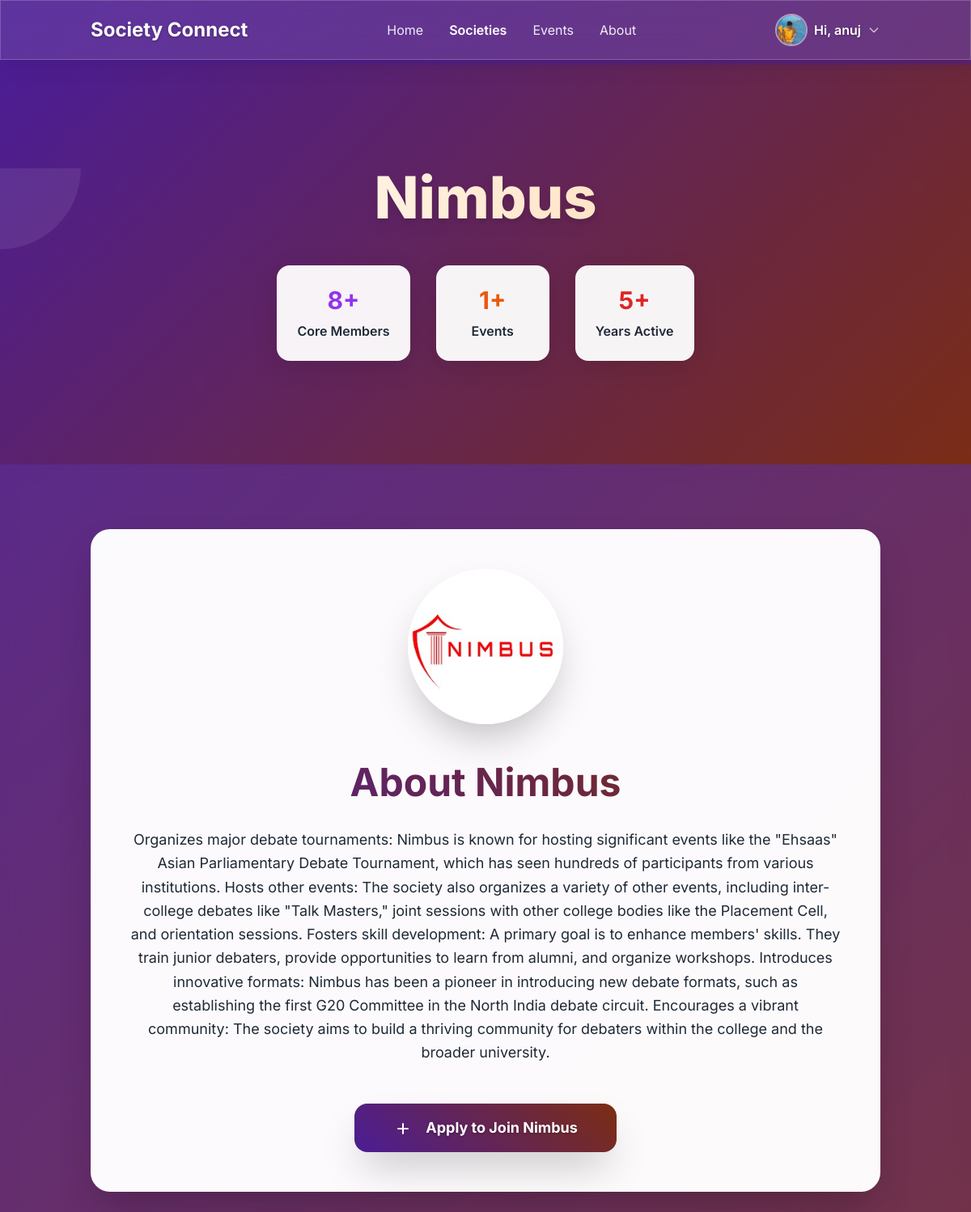
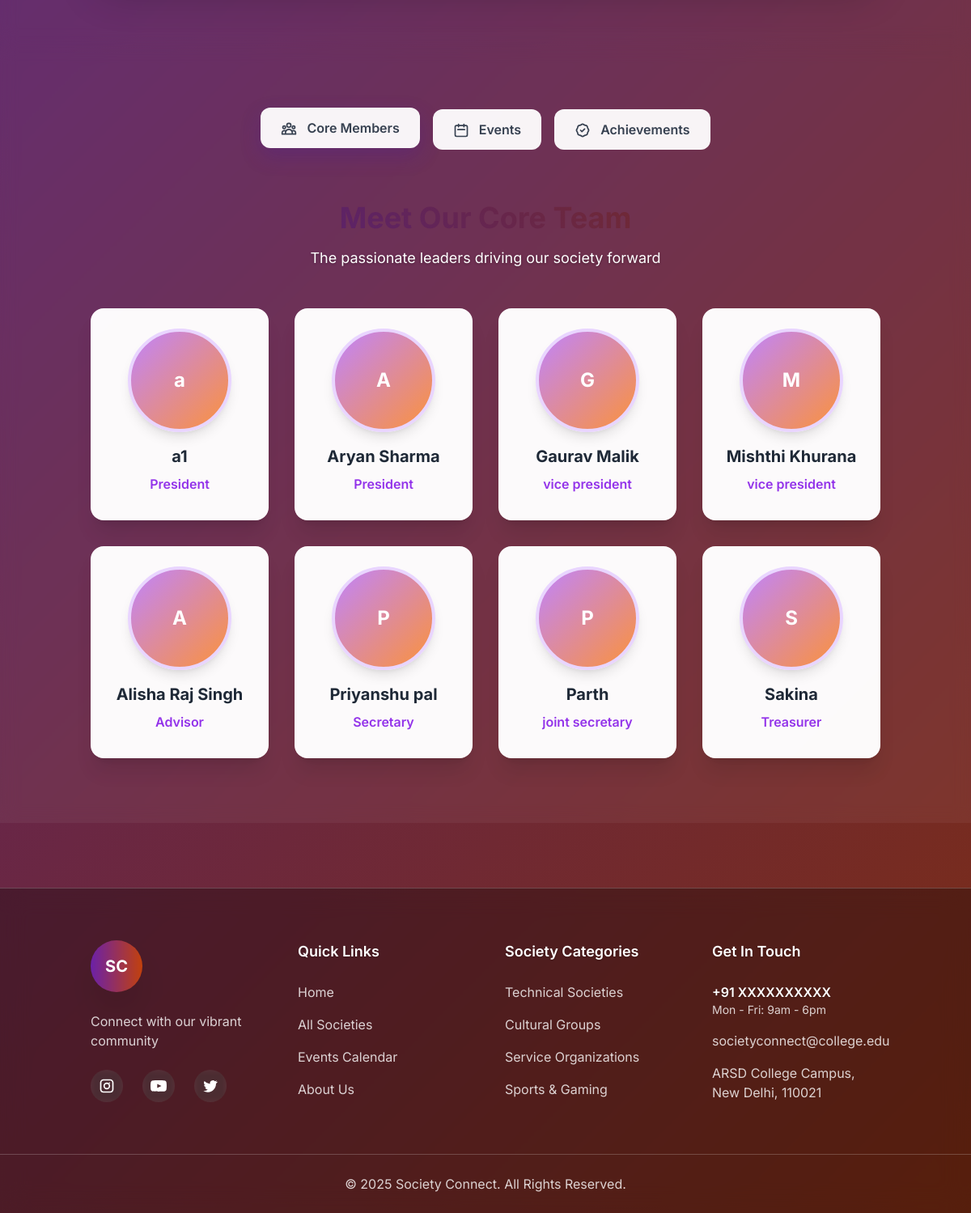
Screenshot of /societies/nimbus/ (signed in) with the database file from the repository (2 pictures, top to bottom).
### app1/models.py (models this page shows, shortened)
class Profile(models.Model):
    user = models.OneToOneField(User, on_delete=models.CASCADE, related_name="profile")
    photo = models.ImageField(upload_to="profiles/", blank=True, null=True)
    semester = models.CharField(max_length=20, blank=True, null=True)
    course = models.CharField(max_length=100, blank=True, null=True)
    updated_at = models.DateTimeField(default=timezone.now)

class Society(models.Model):
    name = models.CharField(max_length=200)
    description = models.TextField()
    main_description= models.TextField(blank=True, null=True)
    logo = models.ImageField(upload_to="society_images/", blank=True, null=True)
    main_image=models.ImageField(upload_to="society_images", blank=True, null=True)
    slug = models.SlugField(unique=True, blank=True)

class CoreMembers(models.Model):
    name=models.CharField(max_length=100)
    society=models.ForeignKey(Society, on_delete=models.CASCADE, related_name="core_members")
    role=models.CharField(max_length=50)
    photo=models.ImageField(upload_to="members/", blank=True, null=True)

### app1/views.py (the view)
# urls.py: path("societies/<slug:slug>/", views.society_detail, name="society_detail"),
def society_detail(request, slug):
    society=get_object_or_404(Society, slug=slug)
    return render(request, "app1/society_detail.html", {"society": society})

### app1/templates/app1/society_detail.html (shortened to what this page needs)
<!DOCTYPE html>
{% load static %}
<html lang="en" class="scroll-smooth">
<head>
    <script src="https://cdn.tailwindcss.com"></script>
</head>
<body class="text-gray-800">
    <header class="bg-white/10 backdrop-blur-lg fixed top-0 left-0 right-0 z-50 border-b border-white/20">
        <div class="container mx-auto px-6 py-4">
            <div class="flex items-center justify-between">
                <a href="{% url 'home' %}" class="text-2xl font-bold text-white-enhanced">Society Connect</a>
                <nav class="hidden md:flex items-center space-x-8">
                    <a href="{% url 'home' %}" class="text-white/90 hover:text-white transition text-shadow">Home</a>
                    <a href="{% url 'society_list' %}" class="text-white font-semibold text-shadow">Societies</a>
                    <a href="{% url 'events_list' %}" class="text-white/90 hover:text-white transition text-shadow">Events</a>
                    <a href="{% url 'about' %}" class="text-white/90 hover:text-white transition text-shadow">About</a>
                </nav>
                {% if user.is_authenticated %}
                <div class="relative hidden md:block">
                    <button id="profile-menu-button" class="flex items-center space-x-2 focus:outline-none">
                        {% if user.profile.photo %}
                            <img class="w-10 h-10 rounded-full object-cover border-2 border-white/50" src="{{ user.profile.photo.url }}" alt="Your Photo">
                        {% endif %}
                        <span class="font-semibold text-white-enhanced">Hi, {{ user.username }}</span>
                        <svg class="w-4 h-4 text-white/70" fill="none" stroke="currentColor" viewBox="0 0 24 24"><path stroke-linecap="round" stroke-linejoin="round" stroke-width="2" d="M19 9l-7 7-7-7"></path></svg>
                    </button>
                </div>
                {% else %}
                <a href="{% url 'login' %}"
                    class="hidden md:inline-block bg-white text-purple-600 font-semibold px-6 py-2 rounded-full hover:bg-gray-100 transition shadow-lg">
                    Login / Register
                </a>
                {% endif %}
            </div>
        </div>
    </header>
    <main class="pt-20">
        <section class="hero-bg text-white py-20 md:py-32 relative overflow-hidden">
            <div class="container mx-auto px-6 text-center relative z-10">
                <div class="fade-in-up">
                    <h1 class="text-5xl md:text-7xl font-extrabold leading-tight mb-6 bg-gradient-to-r from-white to-orange-200 bg-clip-text text-transparent drop-shadow-lg">
                    </h1>
                    <div class="flex flex-wrap justify-center gap-8 mt-12">
                        <div class="stat-card rounded-2xl p-6 text-center min-w-[140px] fade-in-up stagger-1">
                            <div class="text-3xl font-bold text-purple-600 mb-2">{{ society.core_members.count }}+</div>
                            <div class="text-enhanced font-semibold">Core Members</div>
                        </div>
                        <div class="stat-card rounded-2xl p-6 text-center min-w-[140px] fade-in-up stagger-2">
                            <div class="text-3xl font-bold text-orange-600 mb-2">{{ society.events.count }}+</div>
                            <div class="text-enhanced font-semibold">Events</div>
                        </div>
                        <div class="stat-card rounded-2xl p-6 text-center min-w-[140px] fade-in-up stagger-3">
                            <div class="text-3xl font-bold text-red-600 mb-2">5+</div>
                            <div class="text-enhanced font-semibold">Years Active</div>
                        </div>
                    </div>
                </div>
            </div>
        </section>
        <section class="py-20 relative section-bg">
            <div class="container mx-auto px-6">
                <div class="max-w-6xl mx-auto">
                    <div class="glass-card rounded-3xl p-12 shadow-2xl border border-white/20 text-center fade-in-up">
                        {% if society.logo %}
                        <div class="mb-12">
                            <img src="{{ society.logo.url }}" alt="{{ society.name }} Logo"
                                class="rounded-full shadow-2xl w-32 h-32 md:w-48 md:h-48 mx-auto logo-glow object-cover border-4 border-white">
                        </div>
                        {% endif %}
                        <h2 class="text-4xl md:text-5xl font-bold mb-8 gradient-text">About {{ society.name }}</h2>
                        <p class="text-enhanced text-lg leading-relaxed mb-12 max-w-4xl mx-auto">{{ society.main_description }}</p>
                        <form method="post" action="#" class="fade-in-up stagger-1">
                            <button type="submit"
                                class="btn-gradient text-white-enhanced px-12 py-4 rounded-2xl font-bold text-lg hover:scale-105 transition-all duration-300 shadow-2xl">
                                <svg class="w-6 h-6 inline mr-3" fill="none" stroke="currentColor" viewBox="0 0 24 24">
                                    <path stroke-linecap="round" stroke-linejoin="round" stroke-width="2" d="M12 6v6m0 0v6m0-6h6m-6 0H6"></path>
                                </svg>
                                Apply to Join {{ society.name }}
                            </button>
                        </form>
                    </div>
                </div>
            </div>
        </section>
        <section class="py-20 relative section-bg">
            <div class="container mx-auto px-6">
                <div class="max-w-6xl mx-auto">
                    <nav class="flex flex-wrap justify-center gap-4 mb-16">
                        <button class="tab-btn tab-active" data-tab="members">
                            Core Members
                        </button>
                        <button class="tab-btn" data-tab="events">
                            <svg class="w-5 h-5 inline mr-2" fill="none" stroke="currentColor" viewBox="0 0 24 24">
                                <path stroke-linecap="round" stroke-linejoin="round" stroke-width="2" d="M8 7V3m8 4V3m-9 8h10M5 21h14a2 2 0 002-2V7a2 2 0 00-2-2H5a2 2 0 00-2 2v12a2 2 0 002 2z"></path>
                            </svg>
                            Events
                        </button>
                        <button class="tab-btn" data-tab="achievements">
                            Achievements
                        </button>
                    </nav>
                    <div id="members" class="tab-content">
                        <div class="text-center mb-12">
                            <h3 class="text-4xl font-bold mb-4 gradient-text">Meet Our Core Team</h3>
                            <p class="text-white-enhanced text-lg">The passionate leaders driving our society forward</p>
                        </div>
                        <div class="grid grid-cols-1 sm:grid-cols-2 md:grid-cols-3 lg:grid-cols-4 gap-8">
                            {% for member in society.core_members.all %}
                            <div class="glass-card rounded-2xl p-6 text-center member-card card-hover shadow-xl fade-in-up" style="animation-delay: 0.{{ forloop.counter0|add:1 }}s">
                                {% if member.photo %}
                                    <img class="w-24 h-24 md:w-32 md:h-32 rounded-full mx-auto mb-4 shadow-lg object-cover border-4 border-purple-200"
                                         src="{{ member.photo.url }}" alt="{{ member.name }}">
                                {% else %}
                                    <div class="w-24 h-24 md:w-32 md:h-32 rounded-full mx-auto mb-4 shadow-lg bg-gradient-to-br from-purple-400 to-orange-400 flex items-center justify-center border-4 border-purple-200">
                                        <span class="text-white font-bold text-2xl">{{ member.name|first }}</span>
                                    </div>
                                {% endif %}
                                <h4 class="text-xl font-bold text-enhanced mb-2">{{ member.name }}</h4>
                                <p class="text-purple-600 font-semibold mb-2">{{ member.role }}</p>
                            </div>
                            {% endfor %}
                        </div>
                    </div>
                </div>
            </div>
        </section>
    </main>
    <footer class="bg-black/30 backdrop-blur-lg text-white border-t border-white/20 mt-20">
        <div class="container mx-auto px-6 py-16">
            <div class="grid grid-cols-1 md:grid-cols-4 gap-12">
                <div>
                    <div class="mb-6">
                        <div class="w-16 h-16 rounded-full bg-gradient-to-r from-purple-800 to-orange-700 flex items-center justify-center shadow-2xl">
                            <span class="text-white font-bold text-xl">SC</span>
                        </div>
                    </div>
                    <p class="text-white/80 mb-6">Connect with our vibrant community</p>
                    <div class="flex space-x-6">
                        <a href="#" class="hover:text-purple-300 w-10 h-10 flex items-center justify-center bg-white/10 rounded-full backdrop-blur-sm transition duration-300 hover:bg-white/20">
                        </a>
                        <a href="#" class="hover:text-purple-300 w-10 h-10 flex items-center justify-center bg-white/10 rounded-full backdrop-blur-sm transition duration-300 hover:bg-white/20">
                        </a>
                        <a href="#" class="hover:text-purple-300 w-10 h-10 flex items-center justify-center bg-white/10 rounded-full backdrop-blur-sm transition duration-300 hover:bg-white/20">
                        </a>
                    </div>
                </div>
                <div>
                    <h3 class="text-lg font-semibold mb-6 text-white-enhanced">Quick Links</h3>
                    <ul class="space-y-4">
                        <li><a href="{% url 'home' %}" class="text-white/80 hover:text-white transition duration-300">Home</a></li>
                        <li><a href="{% url 'society_list' %}" class="text-white/80 hover:text-white transition duration-300">All Societies</a></li>
                        <li><a href="{% url 'events_list' %}" class="text-white/80 hover:text-white transition duration-300">Events Calendar</a></li>
                        <li><a href="{% url 'about' %}" class="text-white/80 hover:text-white transition duration-300">About Us</a></li>
                    </ul>
                </div>
                <div>
                    <h3 class="text-lg font-semibold mb-6 text-white-enhanced">Society Categories</h3>
                    <ul class="space-y-4">
                        <li><a href="#" class="text-white/80 hover:text-white transition duration-300">Technical Societies</a></li>
                        <li><a href="#" class="text-white/80 hover:text-white transition duration-300">Cultural Groups</a></li>
                        <li><a href="#" class="text-white/80 hover:text-white transition duration-300">Service Organizations</a></li>
                        <li><a href="#" class="text-white/80 hover:text-white transition duration-300">Sports & Gaming</a></li>
                    </ul>
                </div>
                <div>
                    <h3 class="text-lg font-semibold mb-6 text-white-enhanced">Get In Touch</h3>
                    <div class="space-y-4 text-white/80">
                        <div>
                            <p class="font-semibold text-white-enhanced">+91 XXXXXXXXXX</p>
                            <p class="text-sm">Mon - Fri: 9am - 6pm</p>
                        </div>
                        <p>societyconnect@college.edu</p>
                        <p>ARSD College Campus,<br>New Delhi, 110021</p>
                    </div>
                </div>
            </div>
        </div>
        <div class="border-t border-white/20">
            <div class="container mx-auto px-6 py-6 text-center">
                <p class="text-white/80">
                    &copy; 2025 Society Connect. All Rights Reserved.
                </p>
            </div>
        </div>
    </footer>
</body>
</html>

### app1/templates/app1/society_detail.html (style rules this page uses)
body { font-family: 'Inter', sans-serif; background: linear-gradient(135deg, #4c1d95 0%, #7c2d12 100%); min-height: 100vh; }
.card-hover { transition: all 0.4s cubic-bezier(0.175, 0.885, 0.32, 1.275); transform: translateZ(0); }
.glass-card { backdrop-filter: blur(20px); background: rgba(255, 255, 255, 0.98); border: 1px solid rgba(255, 255, 255, 0.3); box-shadow: 0 8px 32px rgba(0, 0, 0, 0.1); }
.tab-active { background: linear-gradient(45deg, #4c1d95, #7c2d12); color: white; transform: translateY(-2px); box-shadow: 0 10px 25px rgba(76, 29, 149, 0.3); }
.tab-btn { transition: all 0.3s ease; border-radius: 12px; padding: 12px 24px; font-weight: 600; background: rgba(255, 255, 255, 0.95); backdrop-filter: blur(10px); color: #374151; border: 1px solid rgba(255, 255, 255, 0.2); }
.logo-glow { box-shadow: 0 0 50px rgba(76, 29, 149, 0.3); animation: glow 3s ease-in-out infinite alternate; }
.gradient-text { background: linear-gradient(45deg, #4c1d95, #7c2d12, #dc2626); -webkit-background-clip: text; -webkit-text-fill-color: transparent; background-clip: text; background-size: 200% 200%; animation: gradient-shift 3s ease-in-out infinite alternate; }
.member-card { position: relative; overflow: hidden; color: #1f2937; }
.member-card::before { content: ''; position: absolute; top: 0; left: 0; right: 0; height: 3px; background: linear-gradient(90deg, #4c1d95, #7c2d12, #dc2626); opacity: 0; transition: opacity 0.3s ease; }
header { backdrop-filter: blur(20px); -webkit-backdrop-filter: blur(20px); box-shadow: 0 4px 30px rgba(0, 0, 0, 0.1); border: 1px solid rgba(255, 255, 255, 0.1); }
.btn-gradient { background: linear-gradient(45deg, #4c1d95, #7c2d12); transition: all 0.3s ease; box-shadow: 0 4px 15px rgba(76, 29, 149, 0.3); }
.fade-in-up { animation: fadeInUp 0.8s ease-out forwards; opacity: 0; }
.stagger-1 { animation-delay: 0.1s; }
.stagger-2 { animation-delay: 0.2s; }
.stagger-3 { animation-delay: 0.3s; }
.text-enhanced { color: #1f2937 !important; text-shadow: 0 1px 2px rgba(255, 255, 255, 0.8); }
.text-white-enhanced { color: #ffffff !important; text-shadow: 0 1px 3px rgba(0, 0, 0, 0.3); }
.section-bg { background: rgba(255, 255, 255, 0.05); backdrop-filter: blur(10px); }
.stat-card { background: rgba(255, 255, 255, 0.95); backdrop-filter: blur(20px); border: 1px solid rgba(255, 255, 255, 0.3); box-shadow: 0 8px 32px rgba(0, 0, 0, 0.1); }

### rows the page displays
Society: core_members.count "8", events.count "1", logo (picture), name "Nimbus", main_description "Organizes major debate tournaments: Nimbus is known for hosting significant events like the \"Ehsaas\" Asian Parliamentary Debate Tournament, which has seen hundreds of participants from various institutions. Hosts other events: The society also organizes a variety of other events, including inter-college debates like \"Talk Masters,\" joint sessions with other college bodies like the Placement Cell, and orientation sessions. Fosters skill development: A primary goal is to enhance members' skills. They train junior debaters, provide opportunities to learn from alumni, and organize workshops. Introduces innovative formats: Nimbus has been a pioneer in introducing new debate formats, such as…"
CoreMembers: name|first "a", name "a1", role "President"
CoreMembers: name|first "A", name "Aryan Sharma", role "President"
CoreMembers: name|first "G", name "Gaurav Malik", role "vice president"
CoreMembers: name|first "M", name "Mishthi Khurana", role "vice president"
CoreMembers: name|first "A", name "Alisha Raj Singh", role "Advisor"
CoreMembers: name|first "P", name "Priyanshu pal", role "Secretary"
CoreMembers: name|first "P", name "Parth", role "joint secretary"
CoreMembers: name|first "S", name "Sakina", role "Treasurer"

### other values shown
{{ user.username }} "anuj"
